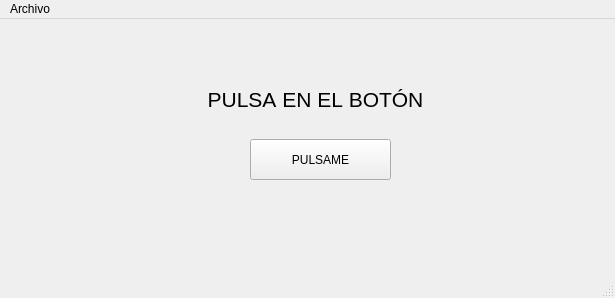
<?xml version="1.0" encoding="UTF-8"?>
<ui version="4.0">
 <class>MainWindow</class>
 <widget class="QMainWindow" name="MainWindow">
  <property name="geometry">
   <rect>
    <x>0</x>
    <y>0</y>
    <width>615</width>
    <height>298</height>
   </rect>
  </property>
  <property name="windowTitle">
   <string>PyQt5-Example</string>
  </property>
  <widget class="QWidget" name="centralwidget">
   <widget class="QPushButton" name="boton_pulsame">
    <property name="geometry">
     <rect>
      <x>250</x>
      <y>120</y>
      <width>141</width>
      <height>41</height>
     </rect>
    </property>
    <property name="toolTip">
     <string extracomment="Pulsa"/>
    </property>
    <property name="toolTipDuration">
     <number>2</number>
    </property>
    <property name="text">
     <string>PULSAME</string>
    </property>
   </widget>
   <widget class="QLabel" name="etiqueta_ventana">
    <property name="geometry">
     <rect>
      <x>130</x>
      <y>70</y>
      <width>371</width>
      <height>21</height>
     </rect>
    </property>
    <property name="font">
     <font>
      <pointsize>16</pointsize>
      <kerning>false</kerning>
     </font>
    </property>
    <property name="text">
     <string>PULSA EN EL BOTÓN</string>
    </property>
    <property name="alignment">
     <set>Qt::AlignCenter</set>
    </property>
   </widget>
  </widget>
  <widget class="QMenuBar" name="menubar">
   <property name="geometry">
    <rect>
     <x>0</x>
     <y>0</y>
     <width>615</width>
     <height>21</height>
    </rect>
   </property>
   <widget class="QMenu" name="menuArchivo">
    <property name="title">
     <string>Archivo</string>
    </property>
    <addaction name="actionAbrir"/>
   </widget>
   <addaction name="menuArchivo"/>
  </widget>
  <widget class="QStatusBar" name="statusbar"/>
  <action name="actionAbrir">
   <property name="text">
    <string>Abrir</string>
   </property>
  </action>
 </widget>
 <resources/>
 <connections/>
</ui>
